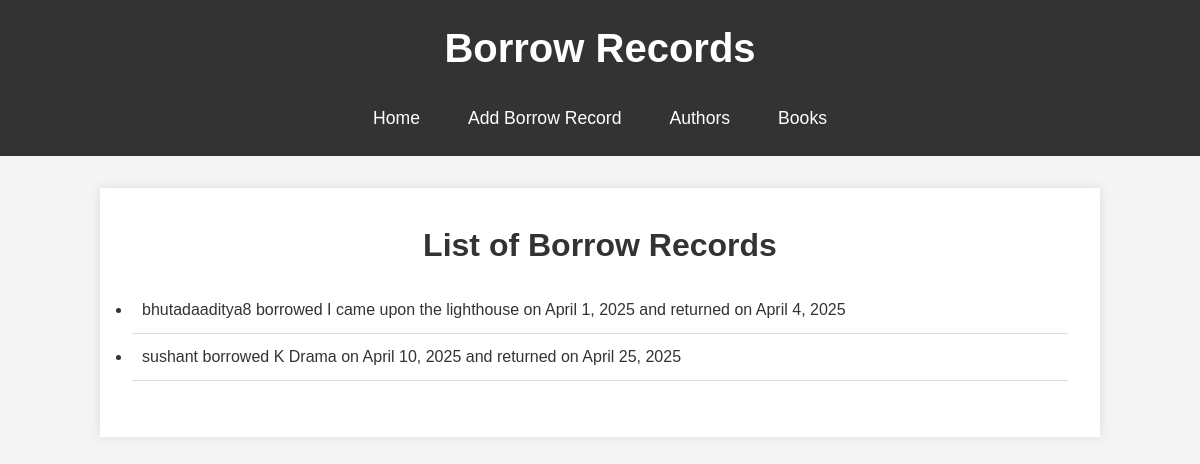
The app's page /borrow-records/, older data.
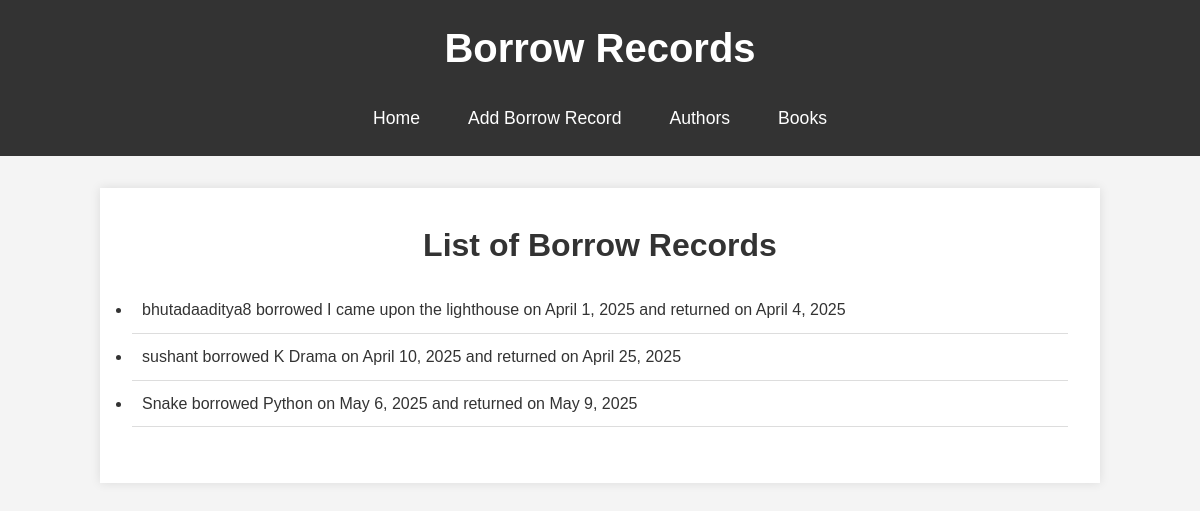
The same page, newer data.
### library/models.py (models this page shows, shortened)
class BorrowRecord(models.Model):
    user_name = models.CharField(max_length=100)
    book = models.ForeignKey(Book, on_delete=models.CASCADE, related_name='borrow_records')
    borrow_date = models.DateField()
    return_date = models.DateField()

class Book(models.Model):
    title = models.CharField(max_length=200)
    genre = models.CharField(max_length=100)
    published_date = models.DateField()
    author = models.ForeignKey(Author, on_delete=models.CASCADE, related_name='books')

### library/views.py (the view)
# urls.py: path('borrow-records/', BorrowRecordListView.as_view(), name='borrowrecord-list'),
class BorrowRecordListView(ListView):
    model = BorrowRecord
    template_name = 'library/borrow_record_list.html'
    context_object_name = 'borrow_records'
    paginate_by = 5  # Pagination, 5 records per page

### library/templates/library/borrow_record_list.html (shortened to what this page needs)
<!DOCTYPE html>
<html lang="en">
<head>
</head>
<body>
    <header>
        <h1>Borrow Records</h1>
        <nav>
            <ul>
                <li><a href="{% url 'home' %}">Home</a></li>
                <li><a href="{% url 'add_borrow_record' %}">Add Borrow Record</a></li>
                <li><a href="{% url 'author_list' %}">Authors</a></li>
                <li><a href="{% url 'book_list' %}">Books</a></li>
            </ul>
        </nav>
    </header>
    <main>
        <h2>List of Borrow Records</h2>
        <ul class="author-list">
            {% for record in borrow_records %}
                <li>{{ record.user_name }} borrowed {{ record.book.title }} on {{ record.borrow_date }} and returned on {{ record.return_date }}</li>
            {% endfor %}
        </ul>
    </main>
</body>
</html>

Row changes from the older to the newer data that the page shows:
added BorrowRecord: user_name "Snake", book "Python", borrow_date "May 6, 2025", return_date "May 9, 2025"
